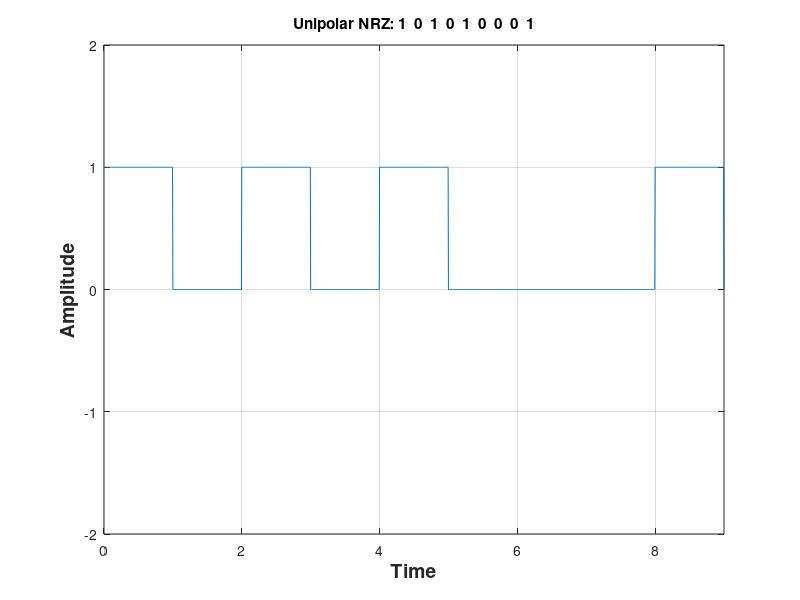

MATLAB code for this plot:
clc;
clear all;
close all;
 
bits= [ 1 0 1 0 1 0 0 0 1];
bitrate=1; %bit per second
n=200;
T=length(bits)/bitrate;
N=n*length(bits); 
dt=T/N;
t=0:dt:T;
x=[zeros(1,length(t))];
 
for i=0:length(bits)-1
    if bits(i+1)==1
        x(i*n+1: (i+1)*n)=1;
    else
          x(i*n+1: (i+1)*n)=0;
    end
end
plot(t,x);
axis([0 t(end) -2 2]);
grid on;
xlabel('Time', 'fontsize',14, 'fontWeight','bold');
ylabel('Amplitude', 'fontsize',14, 'fontWeight','bold');
title(['Unipolar NRZ: ' num2str(bits)]);
